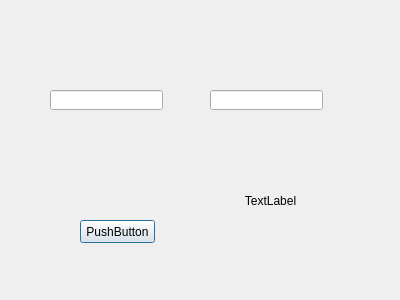
<?xml version="1.0" encoding="UTF-8"?>
<ui version="4.0">
 <class>Dialog</class>
 <widget class="QDialog" name="Dialog">
  <property name="geometry">
   <rect>
    <x>0</x>
    <y>0</y>
    <width>400</width>
    <height>300</height>
   </rect>
  </property>
  <property name="windowTitle">
   <string>My Custom Title</string>
  </property>
  <widget class="QPushButton" name="pushButton">
   <property name="geometry">
    <rect>
     <x>80</x>
     <y>220</y>
     <width>75</width>
     <height>23</height>
    </rect>
   </property>
   <property name="text">
    <string>PushButton</string>
   </property>
  </widget>
  <widget class="QLineEdit" name="lineEdit">
   <property name="geometry">
    <rect>
     <x>50</x>
     <y>90</y>
     <width>113</width>
     <height>20</height>
    </rect>
   </property>
  </widget>
  <widget class="QLineEdit" name="lineEdit_2">
   <property name="geometry">
    <rect>
     <x>210</x>
     <y>90</y>
     <width>113</width>
     <height>20</height>
    </rect>
   </property>
  </widget>
  <widget class="QLabel" name="label">
   <property name="geometry">
    <rect>
     <x>220</x>
     <y>150</y>
     <width>101</width>
     <height>101</height>
    </rect>
   </property>
   <property name="styleSheet">
    <string notr="true"/>
   </property>
   <property name="text">
    <string>TextLabel</string>
   </property>
   <property name="alignment">
    <set>Qt::AlignCenter</set>
   </property>
  </widget>
 </widget>
 <resources/>
 <connections>
  <connection>
   <sender>lineEdit</sender>
   <signal>textChanged(QString)</signal>
   <receiver>lineEdit_2</receiver>
   <slot>setText(QString)</slot>
   <hints>
    <hint type="sourcelabel">
     <x>101</x>
     <y>97</y>
    </hint>
    <hint type="destinationlabel">
     <x>283</x>
     <y>95</y>
    </hint>
   </hints>
  </connection>
  <connection>
   <sender>pushButton</sender>
   <signal>clicked()</signal>
   <receiver>lineEdit</receiver>
   <slot>clear()</slot>
   <hints>
    <hint type="sourcelabel">
     <x>119</x>
     <y>231</y>
    </hint>
    <hint type="destinationlabel">
     <x>120</x>
     <y>99</y>
    </hint>
   </hints>
  </connection>
 </connections>
</ui>
